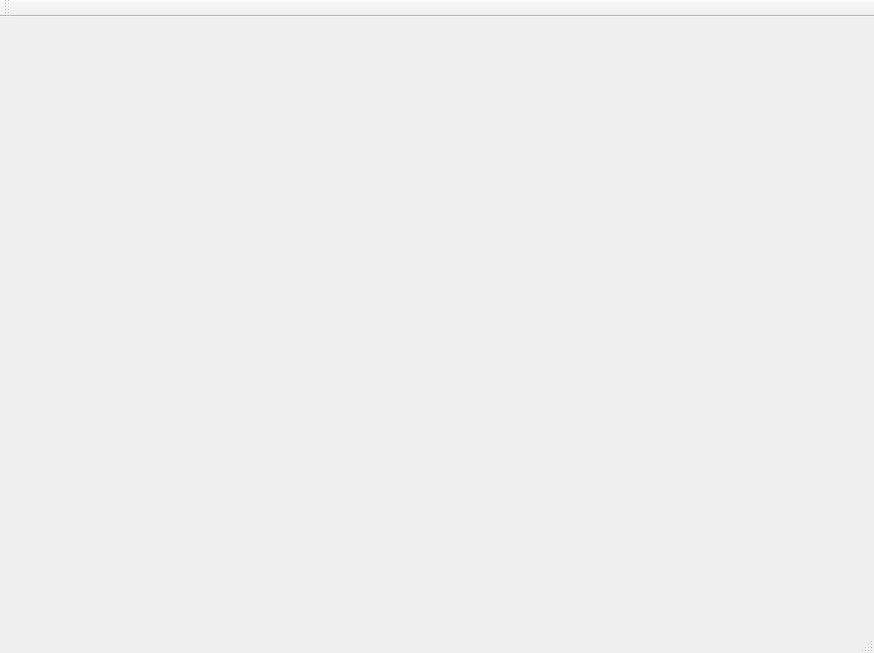
<?xml version="1.0" encoding="UTF-8"?>
<ui version="4.0">
 <class>MainWindow</class>
 <widget class="QMainWindow" name="MainWindow">
  <property name="geometry">
   <rect>
    <x>0</x>
    <y>0</y>
    <width>874</width>
    <height>653</height>
   </rect>
  </property>
  <property name="windowTitle">
   <string>MainWindow</string>
  </property>
  <widget class="QWidget" name="centralWidget"/>
  <widget class="QMenuBar" name="menuBar">
   <property name="geometry">
    <rect>
     <x>0</x>
     <y>0</y>
     <width>874</width>
     <height>22</height>
    </rect>
   </property>
  </widget>
  <widget class="QToolBar" name="mainToolBar">
   <attribute name="toolBarArea">
    <enum>TopToolBarArea</enum>
   </attribute>
   <attribute name="toolBarBreak">
    <bool>false</bool>
   </attribute>
  </widget>
  <widget class="QStatusBar" name="statusBar"/>
 </widget>
 <layoutdefault spacing="6" margin="11"/>
 <resources/>
 <connections/>
</ui>
